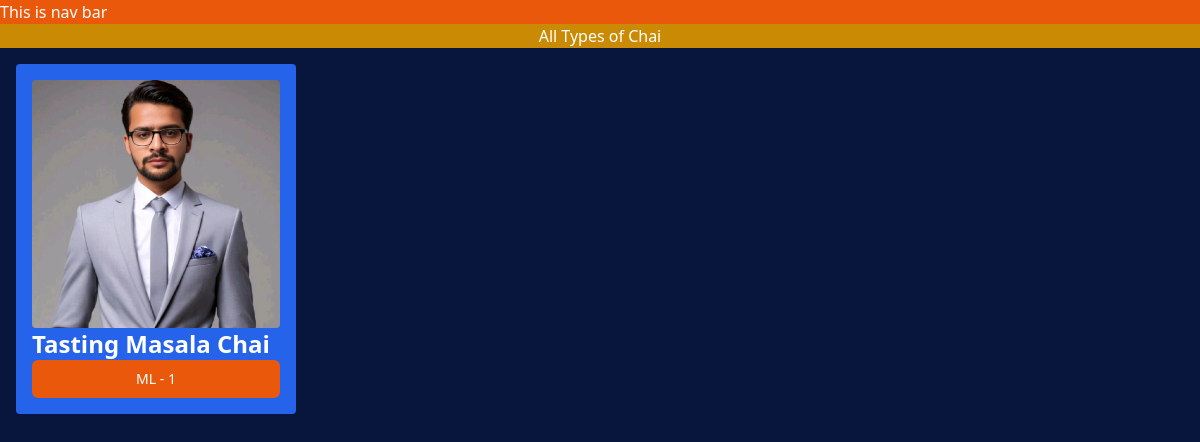
The app's page /chai/ with its own data.
### chai/models.py (models this page shows, shortened)
class ChaiVariety(models.Model):
    CHAI_TYPE_CHOICE = [
        ('ML','MASLA'),
        ('GR', 'GINGER'),
        ('KL', 'KIWI'),
        ('PL','PLAIN'),
        ('EL', 'ELAICHI')
    ]
    name = models.CharField(max_length=50)
    image = models.ImageField(upload_to='chais/')
    date_added = models.DateTimeField(default=timezone.now)
    types = models.CharField(max_length=2, choices=CHAI_TYPE_CHOICE)
    description = models.TextField(default='')

### chai/views.py (the view)
# urls.py: path('', views.all_chai, name='all_chai'),
def all_chai(request):
    chais = ChaiVariety.objects.all()
    return render(request, "chai/all_chai.html", {'chais': chais})

### chai/templates/chai/all_chai.html (shortened to what this page needs)
{% extends "layout.html" %}
{% block content %}
<h1 class=" bg-yellow-600">All Types of Chai</h1>
<div class=" grid grid-cols-4 gap-4 m-4">
{% for chai in chais%}
    <div class=" bg-blue-600 rounded p-4">
        <img class=" rounded" src="{{chai.image.url}}" alt="chai">
        <h3 class=" text-2xl font-bold">
            {{chai.name}}
        </h3>
        <a href="{% url 'chai_detail' chai.id %}">
            <button
            type = 'button'
            class=" inline-flex items-center w-[100%] justify-center px-4 py-2 border border-transparent text-sm font-medium rounded-md text-white bg-orange-600 hover:bg-orange-700 focus:outline-none focus:ring-2
            focus:ring-offset-2 focus:ring-orange-500"
            >
                {{chai.types}} - {{chai.id}}
            </button>
        </a>
    </div>
{% endfor %}
</div>
{% endblock %}

### static/style.css (style rules this page uses)
body { background-color: #08153d; color: #ffffff; }
h1 { text-align: center; font-size: 2em; }

### records on screen
ChaiVariety: image (picture), name "Tasting Masala Chai", types "ML", id "1"
